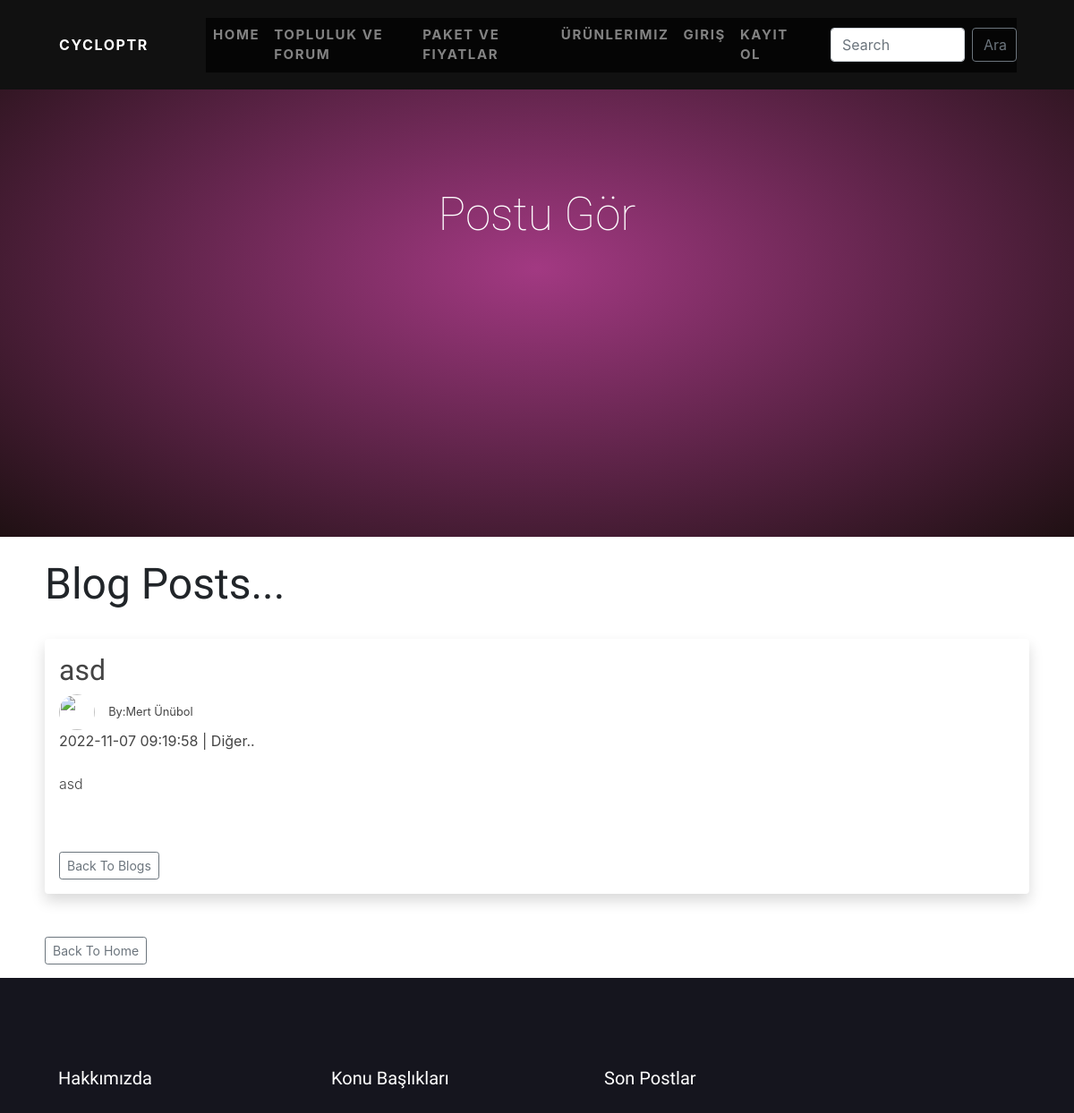
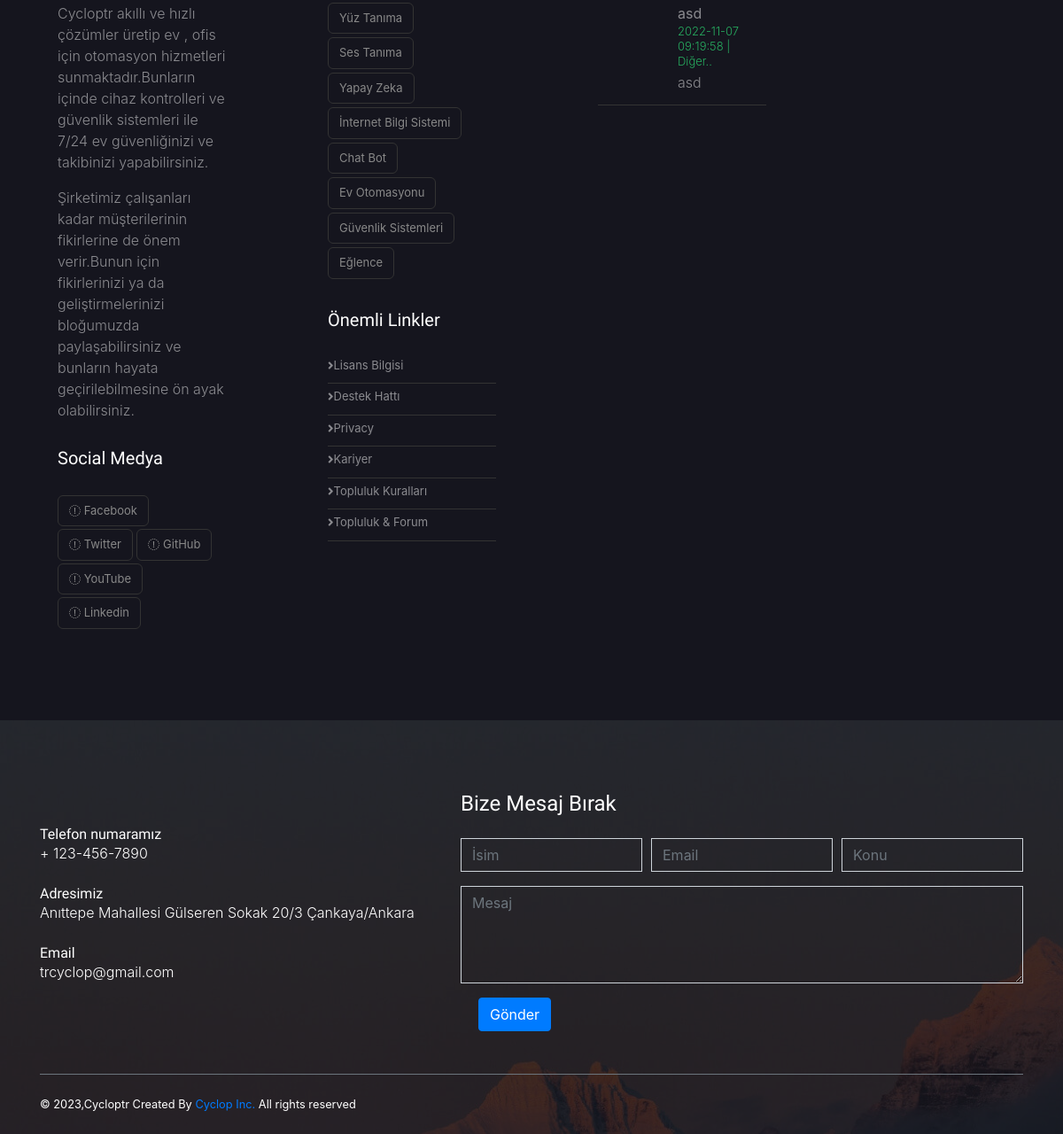
/posts/1, run on the app's committed database (2 pictures, top to bottom).
### website/models.py (models this page shows, shortened)
class Posts(dbsql.Model):
    id = dbsql.Column(dbsql.Integer , primary_key = True)
    title = dbsql.Column(dbsql.String(255))
    content = dbsql.Column(dbsql.Text)
    date_posted = dbsql.Column(dbsql.DateTime , default=datetime.utcnow)
    slug = dbsql.Column(dbsql.String(255))
    poster_id = dbsql.Column(dbsql.Integer, dbsql.ForeignKey('user.id'))

class User(dbsql.Model, UserMixin):
    id = dbsql.Column(dbsql.Integer, primary_key=True)
    email = dbsql.Column(dbsql.String(150), unique=True)
    password = dbsql.Column(dbsql.String(150))
    name = dbsql.Column(dbsql.String(150))
    username = dbsql.Column(dbsql.String(20), unique=True)
    date_added = dbsql.Column(dbsql.DateTime , default=datetime.utcnow)
    about_author = dbsql.Column(dbsql.Text(), nullable=True)
    profile_pic = dbsql.Column(dbsql.String(), nullable=True)
    stock_limit = dbsql.Column(dbsql.Integer , nullable = True,default = 0)
    Spotify_Username=dbsql.Column(dbsql.String(150), nullable=True)
    Spotify_Email=dbsql.Column(dbsql.String(150), nullable=True)
    Spotify_Password=dbsql.Column(dbsql.String(150), nullable=True)
    Netflix_Email=dbsql.Column(dbsql.String(150), nullable=True)
    Netflix_Password=dbsql.Column(dbsql.String(150), nullable=True)
    spotify_username=dbsql.relationship('SpotifyUsername')
    spotify_email=dbsql.relationship('SpotifyEmail')
    spotify_password=dbsql.relationship('SpotifyPassword')
    netflix_email=dbsql.relationship('NetflixEmail')
    netflix_password=dbsql.relationship('NetflixPassword')
    user_information=dbsql.relationship('UserInformation')
    messages = dbsql.relationship('Messages')
    posts = dbsql.relationship('Posts' ,backref='poster')
    shopping_cart = dbsql.relationship('ShoppingCart' ,backref = 'shopper')

### website/auth.py (the view)
@auth.route('/posts/<int:id>')
def post(id):
	posts_for_display=post_parser()
	post = Posts.query.get_or_404(id)
	return render_template('post.html', post=post , posts= posts_for_display)

### website/templates/post.html (shortened to what this page needs)
<!DOCTYPE html>
<html lang="en">
    <head>
        <link href="//maxcdn.bootstrapcdn.com/bootstrap/4.1.1/css/bootstrap.min.css" rel="stylesheet" id="bootstrap-css">
        <link href="{{ url_for('static', filename='css/pricing.css') }}" rel="stylesheet" type="text/css" />
        <link href="{{ url_for('static', filename='css/footer.css') }}" rel="stylesheet" type="text/css" />
        <link href="{{ url_for('static', filename='css/login.css') }}" rel="stylesheet" type="text/css" />
        <link href="{{ url_for('static', filename='css/contact.css') }}" rel="stylesheet" type="text/css" />
        <link href="{{ url_for('static', filename='css/animation.css') }}" rel="stylesheet" type="text/css" />
        <link href="{{ url_for('static', filename='css/teamcard.css') }}" rel="stylesheet" type="text/css" />
        <link href="{{ url_for('static', filename='css/bootstrapmodified.css') }}" rel="stylesheet" type="text/css" />
        <link href="{{ url_for('static', filename='css/home_search_button.css') }}" rel="stylesheet" type="text/css" />
    </head>
    <body id="page-top">
        <nav class="navbar navbar-expand-lg navbar-dark navbar-custom fixed-top">
            <a class="navbar-brand" href="#page-top" style="margin-left: 50px;">CYCLOPTR</a>
            <div class="container px-5">
                <div class="collapse navbar-collapse" id="navbarResponsive">
                    <ul class="navbar-nav ms-auto">
                        <li class="nav-item">
                            <a class="nav-link" href="/" id="home"class="active" style="font-size:15px ;">Home</a>
                        </li>
                        <li class="nav-item">
                            <a class="nav-link" href="/show-posts" id="show_posts" style="font-size:15px ;">Topluluk ve Forum</a>
                        </li>
                        <li class="nav-item">
                            <a class="nav-link" href="/pricing" id="pricing" style="font-size:15px ;">Paket Ve Fiyatlar</a>
                        </li>
                        <li class="nav-item">
                            <a class="nav-link" href="/add_to_cart" id="show_products" style="font-size:15px ;">Ürünlerimiz</a>
                        </li>
                        {% if not current_user.is_authenticated %}
                        <li class="nav-item">
                            <a class="nav-link" href="/login" id="login" style="font-size:15px ;">Giriş</a>
                        </li >
                        <li class="nav-item">
                            <a class="nav-link" href="/sign-up" id="signUp" style="font-size:15px ;">Kayıt Ol</a>
                        </li>
                        {% endif %}
                    </ul>
                    <form method="POST" action="{{ url_for('auth.search')}}" class="d-flex">
                        <input class="form-control me-2" type="search" placeholder="Search" aria-label="Search" name="searched">
                        <button class="btn btn-outline-secondary" type="submit">Ara</button>
                    </form>
                </div>
            </div>
        </nav>
        <header class="masthead text-center text-white">
            <p id='head6' class='header'>Postu Gör</p>
        </header>
        <section id="scroll">
            <br/>
            <h1 style="font-size: 48px;margin-left: 50px;">Blog Posts...</h1>
            <br/>
            <div class="shadow p-3 mb-5 bg-body rounded" style="color: #444;margin-right: 50px;margin-left: 50px;">
                <h2 style="font-size: 32px;">{{ post.title}}</h2>
                <img class="media-object" src="/static/images/{{post.poster.profile_pic}}" style="width: 40px; height: 40px;border-radius: 20px 20px 20px 20px;">
                <small style="margin-left: 1%;">By:{{ post.poster.name}}</small><br/>
                {{ post.date_posted}} | {{ post.slug}}<br/><br/>
                {{ post.content|safe}}<br/><br/>
                <a href="{{ url_for('auth.show_post')}}" class="btn btn-outline-secondary btn-sm">Back To Blogs</a>
            </div>
            <a href="{{ url_for('views.home')}}" class="btn btn-outline-secondary btn-sm" style="margin-left: 50px;margin-bottom: 15px;">Back To Home</a>
        </section>
        <footer class="kilimanjaro_area">
            <div class="foo_top_header_one section_padding_100_70">
                <div class="container">
                    <div class="row">
                        <div class="col-12 col-md-6 col-lg-3" style="width: 240px;">
                            <div class="kilimanjaro_part">
                                <h5>Hakkımızda</h5>
                                <p>Cycloptr akıllı ve hızlı çözümler üretip ev , ofis için otomasyon hizmetleri sunmaktadır.Bunların içinde cihaz kontrolleri ve güvenlik sistemleri ile 7/24 ev güvenliğinizi ve takibinizi yapabilirsiniz. </p>
                                <p>Şirketimiz çalışanları kadar müşterilerinin fikirlerine de önem verir.Bunun için fikirlerinizi ya da geliştirmelerinizi bloğumuzda paylaşabilirsiniz ve bunların hayata geçirilebilmesine ön ayak olabilirsiniz.</p>
                            </div>
                            <div class="kilimanjaro_part m-top-15">
                                <h5>Social Medya</h5>
                                <ul class="kilimanjaro_social_links">
                                    <li><a href="#"><i class="fa fa-facebook" aria-hidden="true"></i> Facebook</a></li>
                                    <li><a href="#"><i class="fa fa-twitter" aria-hidden="true"></i> Twitter</a></li>
                                    <li><a target="_blank" href="https://github.com/SAOCyper" ><i class="fa fa-github" aria-hidden="true"></i> GitHub</a></li>
                                    <li><a href="#"><i class="fa fa-youtube" aria-hidden="true"></i> YouTube</a></li>
                                    <li><a href="#"><i class="fa fa-linkedin" aria-hidden="true"></i> Linkedin</a></li>
                                </ul>
                            </div>
                        </div>
                        <div class="col-12 col-md-6 col-lg-3" style="width: 240px;">
                            <div class="kilimanjaro_part">
                                <h5>Konu Başlıkları</h5>
                                <ul class=" kilimanjaro_widget">
                                    <li><a href="#">Yüz Tanıma</a></li>
                                    <li><a href="#">Ses Tanıma</a></li>
                                    <li><a href="#">Yapay Zeka</a></li>
                                    <li><a href="#">İnternet Bilgi Sistemi</a></li>
                                    <li><a href="#">Chat Bot</a></li>
                                    <li><a href="#">Ev Otomasyonu</a></li>
                                    <li><a href="#">Güvenlik Sistemleri</a></li>
                                    <li><a href="#">Eğlence</a></li>
                                </ul>
                            </div>
                            <div class="kilimanjaro_part m-top-15">
                                <h5>Önemli Linkler</h5>
                                <ul class="kilimanjaro_links">
                                    <li><a href="terms-and-conditions"><i class="fa fa-angle-right" aria-hidden="true"></i>Lisans Bilgisi</a></li>
                                    <li><a href="#"><i class="fa fa-angle-right" aria-hidden="true"></i>Destek Hattı</a></li>
                                    <li><a href="privacy-policy"><i class="fa fa-angle-right" aria-hidden="true"></i>Privacy</a></li>
                                    <li><a href="#"><i class="fa fa-angle-right" aria-hidden="true"></i>Kariyer</a></li>
                                    <li><a href="#"><i class="fa fa-angle-right" aria-hidden="true"></i>Topluluk Kuralları</a></li>
                                    <li><a href="show-posts"><i class="fa fa-angle-right" aria-hidden="true"></i>Topluluk & Forum</a></li>
                                </ul>
                            </div>
                        </div>
                        <div class="col-12 col-md-6 col-lg-3" >
                            <div class="kilimanjaro_part">
                                <h5>Son Postlar</h5>
                                {% for post in posts %}
                                    <div class="kilimanjaro_blog_area">
                                        <div class="kilimanjaro_thumb">
                                        </div>
                                        <a href="#">{{ post.title}}</a><br/>
                                        <p class="kilimanjaro_date">{{ post.date_posted}} | {{ post.slug}}</p>
                                        <p>{{ post.content|safe}}</p>
                                    </div>
                                {% endfor %}
                            </div>
                        </div>
                    </div>
                </div>
            </div>
        </footer>
        <section id="contact" class="section has-img-bg pb-0" style="background: url('../static/images/section.jpg');">
            <div class="container">
                <div class="row align-items-center">
                    <div class="col-md-5 my-3">
                        <h6 class="mb-0">Telefon numaramız</h6>
                        <p class="mb-4">+ 123-456-7890</p>
                        <h6 class="mb-0">Adresimiz</h6>
                        <p class="mb-4">Anıttepe Mahallesi Gülseren Sokak 20/3 Çankaya/Ankara</p>
                        <h6 class="mb-0">Email</h6>
                        <p class="mb-0">trcyclop@gmail.com</p>
                    </div>
                    <div class="col-md-7">
                        <form method="POST" action="send_messages">
                            <h4 class="mb-4">Bize Mesaj Bırak</h4>
                            <div class="form-row">
                                <div class="form-group col-sm-4">
                                    <input type="text" class="form-control text-white rounded-0 bg-transparent" name="name" placeholder="İsim">
                                </div>
                                <div class="form-group col-sm-4">
                                    <input type="email" class="form-control text-white rounded-0 bg-transparent" name="email" placeholder="Email">
                                </div>
                                <div class="form-group col-sm-4">
                                    <input type="text" class="form-control text-white rounded-0 bg-transparent" name="subject" placeholder="Konu">
                                </div>
                                <div class="form-group col-12" style="margin:auto ;">
                                    <textarea name="message" id="" cols="30" rows="4" class="form-control text-white rounded-0 bg-transparent" placeholder="Mesaj"></textarea>
                                </div>
                                <div class="form-group col-12 mb-0">
                                    <button type="submit" class="btn btn-primary rounded w-md mt-3">Gönder</button>
                                </div>
                            </div>
                        </form>
                    </div>
                </div>
                <footer class="mt-5 py-4 border-top border-secondary">
                    <p class="mb-0 small">&copy; <script>document.write(new Date().getFullYear())</script>,Cycloptr Created By  <a href="https://cycloptr.com/" target="_blank"> Cyclop Inc.</a>  All rights reserved </p>
                </footer>
            </div>
        </section>
    </body>
</html>

### data on the page
Posts: title "asd", date_posted "2022-11-07 09:19:58", slug "Diğer..", content "asd"
User: poster.name "Mert Ünübol"
